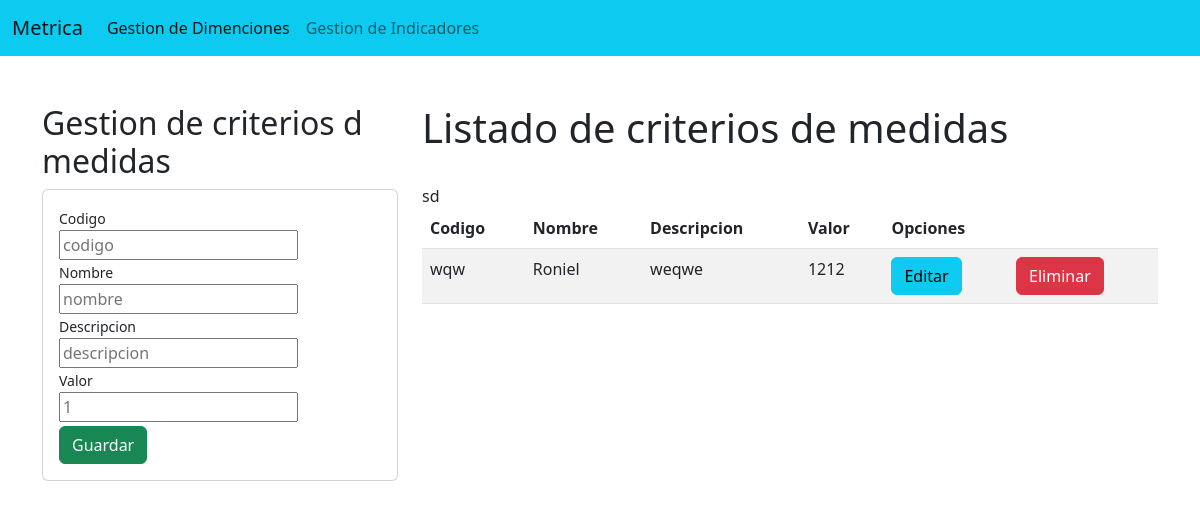
The app's page /, older data.
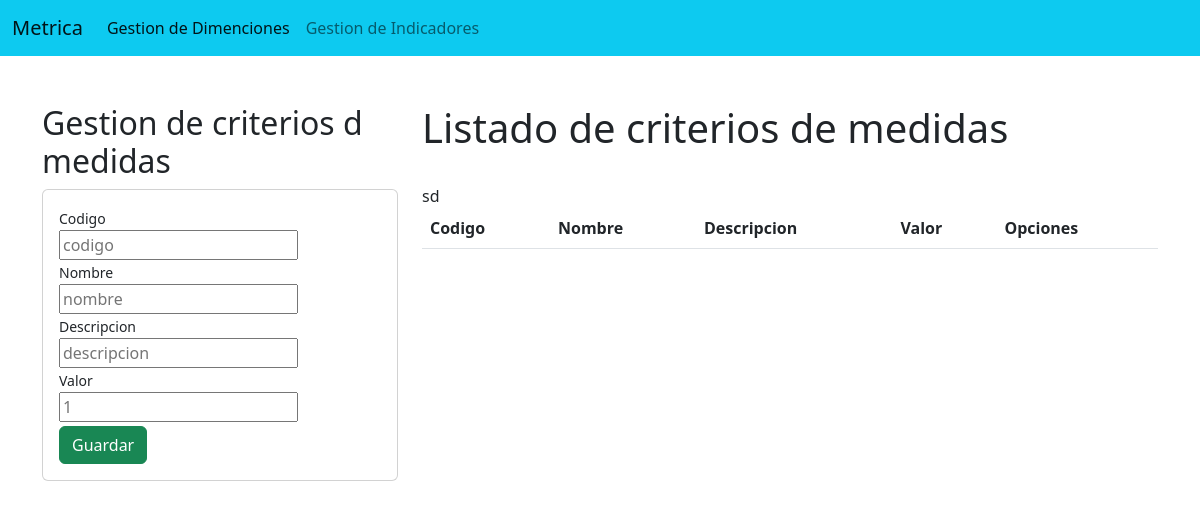
The same page, newer data.
### gestionMetrica/models.py (models this page shows, shortened)
class criteriomedida(models.Model):
    codigo=models.CharField(max_length=3,primary_key=True,serialize=False)
    nombre=models.CharField(max_length=100 )
    descripcion=models.CharField(max_length=1000)
    peso=models.PositiveSmallIntegerField()

### gestionMetrica/views.py (the view)
# urls.py: 2. Add a URL to urlpatterns:  path('', views.home, name='home')
def home(request):
    criteriosMedidasList=criteriomedida.objects.all()
    return render(request, 'gestionCriterioMedida.html', {"criteriosMedidasList":criteriosMedidasList})#se le pasa por parametro {"criteriosMedidasList":criteriosMedidasList}

### gestionMetrica/templates/gestionCriterioMedida.html
{% extends "./base.html" %}
{% block body %}
<div class="row">
    <div class="col-md-6 col-lg-4 col-xl-4 col-sm-12">
         <h2>Gestion de criterios d medidas</h2>
         <div class="card">
           <div class="card-body">
            <form action="/registrarCriterio/"method="POST">{%csrf_token %}
                <small>Codigo</small>
                <div class="form-group">
                    <input type="text"id="txtcodigo"name="txtcodigo"class="form-contol" placeholder="codigo" minlength="3" maxlength="3" required>
                </div>
                <small>Nombre</small>
                <div class="form-group">
                    <input type="text"name="txtnombre"id="txtnombre"class="form-contol" placeholder="nombre" maxlength="10" required>
                </div>
                <small>Descripcion</small>
                <div class="form-group">
                    <input type="text"name="txtdescripcion"id="txtdescripcion"class="form-contol" placeholder="descripcion" maxlength="300" required>
                </div>
                <small>Valor</small>
                <div class="form-group">
                    <input type="number"id="txtpeso" name="txtpeso"class="form-contol" placeholder="1" maxlength="5" required>
                </div>
                 <div class="form-group">
                    <button type="submit"class="mt-1 btn btn-success btn-block text-white" >Guardar</button>
                 </div>
            </form>
           </div>
         </div>
    </div>
    <div class="col-md-6 col-lg-8 col-xl-8 col-sm-12">
           <h1>
            Listado de criterios de medidas
           </h1>
           <div class="table-responsive py-4">
            <table class="table table-striped">
               <thead>
                   <tr>
                    <th>Codigo</th>
                    <th>Nombre</th>
                    <th>Descripcion</th>
                    <th>Valor</th>
                    <th colspan="2">Opciones</th>
                   </tr>
               </thead>
                <tbody>
                     {% for c in criteriosMedidasList %}
                     <tr>
                        <td>{{c.codigo}}</td>
                        <td>{{c.nombre}}</td>
                        <td>{{c.descripcion}}</td>
                        <td>{{c.peso}}</td>
                        <td><a href="editarCriterio/{{c.codigo}}"class="btn btn-info" >Editar</a></td>
                        <td><a href="eliminarCriterio/{{c.codigo}}"class="btn btn-danger">Eliminar</a></td>
                     </tr>
                    {% endfor %} sd
                </tbody>
            </table>
           </div>
    </div>
</div>
{% endblock %}

### gestionMetrica/templates/base.html (shortened to what this page needs)
<!DOCTYPE html>
<html lang=es>
    <head>
        <link rel="stylesheet" href="">
        <link href="https://cdn.jsdelivr.net/npm/bootstrap@5.2.3/dist/css/bootstrap.min.css" rel="stylesheet">
    </head>
    <body stylesheet="bg-$blue">
        <nav class="navbar navbar-expand-lg bg-info">
            <div class="container-fluid">
              <a class="navbar-brand" href="#">Metrica</a>
              <div class="collapse navbar-collapse" id="navbarNav">
                <ul class="navbar-nav">
                  <li class="nav-item">
                    <a class="nav-link active" aria-current="page" href="gestionDimension/">Gestion de Dimenciones</a>
                  </li>
                  <li class="nav-item">
                    <a class="nav-link" href="gestionIndicador/">Gestion de Indicadores</a>
                  </li>
                </ul>
              </div>
            </div>
          </nav>
          <div class="container py-5">
            {% block body %}
        {% endblock  %}
          </div>
    </body>
</html>

Row changes from the older to the newer data that the page shows:
removed criteriomedida: codigo "wqw", nombre "Roniel", descripcion "weqwe", peso "1212"
